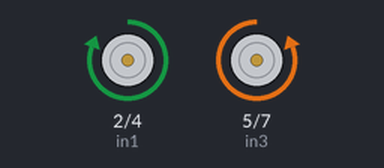
This sketch was run on a simulated Arduino Uno, built with avr-gcc and run on an emulated ATmega328P. Parts: motor-driver pin pairs drawn as motors (green arrow = first pin HIGH = forward, orange = second pin HIGH = backward, longer = more drive, scaled by the enable pin).

Above: at 0.1 s.
At 7.1 s:
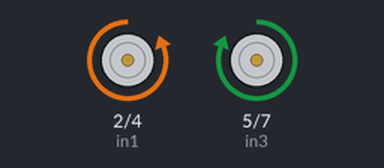
At 12.1 s:
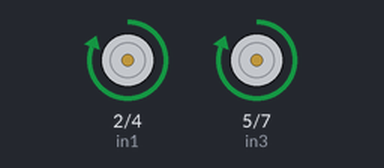
At 17.1 s:
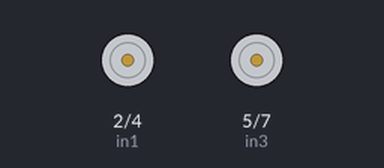
Timing chart, 0 to 18.6 s (numbered marks = the images above):
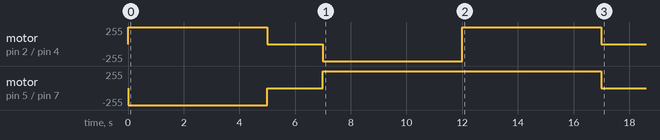

The sketch:

robot_car_sketch.ino
```cpp
int enA = 3;
int in1 = 2;
int in2 = 4;

int enB = 6;
int in3 = 5;
int in4 = 7;

void setup() {
   pinMode(enA, OUTPUT);
   pinMode(in1, OUTPUT);
   pinMode(in2, OUTPUT);
   pinMode(enB, OUTPUT);
   pinMode(in3, OUTPUT);
   pinMode(in4, OUTPUT);

   digitalWrite(in1, HIGH);
   digitalWrite(in2, LOW);
   digitalWrite(in3, LOW);
   digitalWrite(in4, HIGH);
   analogWrite(enA, 255);
   analogWrite(enB, 255);
   delay(5000);

   digitalWrite(in1, LOW);
   digitalWrite(in2, LOW);
   digitalWrite(in3, LOW);
   digitalWrite(in4, LOW);
   analogWrite(enA, 0);
   analogWrite(enB, 0);
   delay(2000);

   digitalWrite(in1, LOW);
   digitalWrite(in2, HIGH);
   digitalWrite(in3, HIGH);
   digitalWrite(in4, LOW);
   analogWrite(enA, 255);
   analogWrite(enB, 255);
   delay(5000);

   digitalWrite(in1, HIGH);
   digitalWrite(in2, LOW);
   digitalWrite(in3, HIGH);
   digitalWrite(in4, LOW);
   analogWrite(enA, 255);
   analogWrite(enB, 255);
   delay(5000);

   digitalWrite(in1, LOW);
   digitalWrite(in2, LOW);
   digitalWrite(in3, LOW);
   digitalWrite(in4, LOW);
   analogWrite(enA, 0);
   analogWrite(enB, 0);
   delay(2000);
}
void loop() {
  //
}
```
